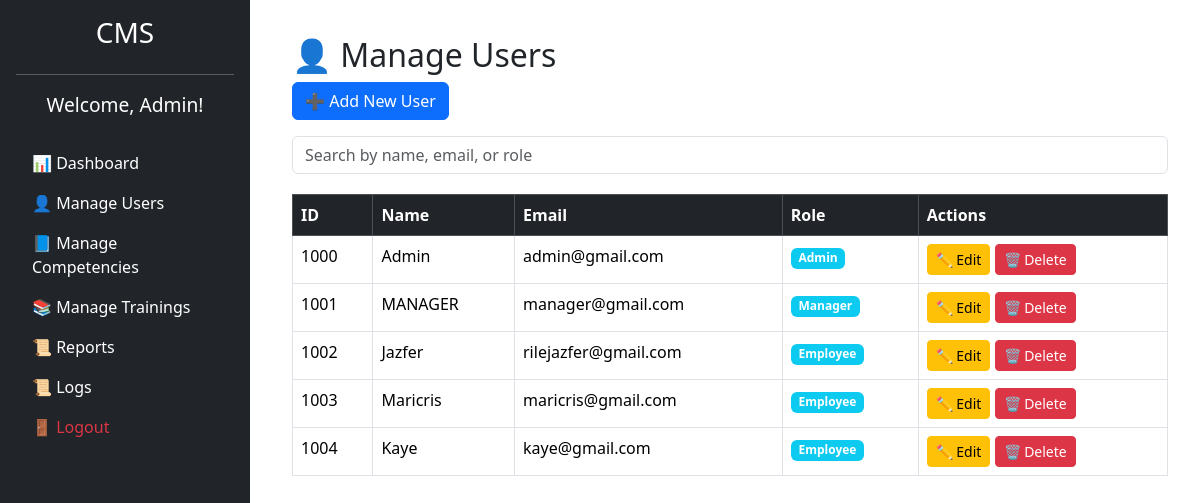
Screenshot of /admin/manage_users.php (signed in) with the database file from the repository.
### tables this page shows
CREATE TABLE `users` (
  `id` int(11) NOT NULL,
  `name` varchar(255) NOT NULL,
  `email` varchar(255) NOT NULL,
  `password` varchar(255) NOT NULL,
  `role` enum('Admin','Manager','Employee') NOT NULL,
  `created_at` timestamp NOT NULL DEFAULT current_timestamp()
);

### admin/manage_users.php (the view, shortened to what this page needs)
<?php
include("../includes/config.php");
$search_query = "";
$users = $conn->query("SELECT id, name, email, role FROM users WHERE name LIKE '%$search_query%' OR email LIKE '%$search_query%' OR role LIKE '%$search_query%'");
?>
<!DOCTYPE html>
<html lang="en">
<head>
    <link rel="stylesheet" href="../assets/css/bootstrap.min.css">
</head>
<body>
    <?php include("../includes/sidebar.php"); ?>
    <div class="content">
        <div class="container">
            <h2 class="mt-3">👤 Manage Users</h2>
            <a href="add_user.php" class="btn btn-primary mb-3">➕ Add New User</a>
            <form method="GET" class="search-bar">
                <input type="text" name="search" class="form-control" placeholder="Search by name, email, or role" value="<?= htmlspecialchars($search_query); ?>">
            </form>
            <div class="table-responsive">
                <table class="table table-bordered table-hover">
                    <thead class="table-dark">
                        <tr>
                            <th>ID</th>
                            <th>Name</th>
                            <th>Email</th>
                            <th>Role</th>
                            <th>Actions</th>
                        </tr>
                    </thead>
                    <tbody>
                        <?php while ($row = $users->fetch_assoc()) : ?>
                        <tr>
                            <td><?= $row['id']; ?></td>
                            <td><?= $row['name']; ?></td>
                            <td><?= $row['email']; ?></td>
                            <td><span class="badge bg-info"><?= $row['role']; ?></span></td>
                            <td>
                                <a href="edit_user.php?id=<?= $row['id']; ?>" class="btn btn-sm btn-warning">✏ Edit</a>
                                <a href="?delete=<?= $row['id']; ?>" class="btn btn-sm btn-danger" onclick="return confirm('Are you sure?')">🗑 Delete</a>
                            </td>
                        </tr>
                        <?php endwhile; ?>
                    </tbody>
                </table>
            </div>
        </div>
    </div>
</body>
</html>

### admin/manage_users.php (style rules this page uses)
body { display: flex; min-height: 100vh; }
.content { margin-left: 260px; padding: 20px; width: 100%; }
.search-bar { width: 100%; margin-bottom: 20px; }

### rows the page displays
users: id "1000", name "Admin", email "admin@gmail.com", role "Admin"
users: id "1001", name "MANAGER", email "manager@gmail.com", role "Manager"
users: id "1002", name "Jazfer", email "rilejazfer@gmail.com", role "Employee"
users: id "1003", name "Maricris", email "maricris@gmail.com", role "Employee"
users: id "1004", name "Kaye", email "kaye@gmail.com", role "Employee"

### other values shown
$user_name "Admin"
